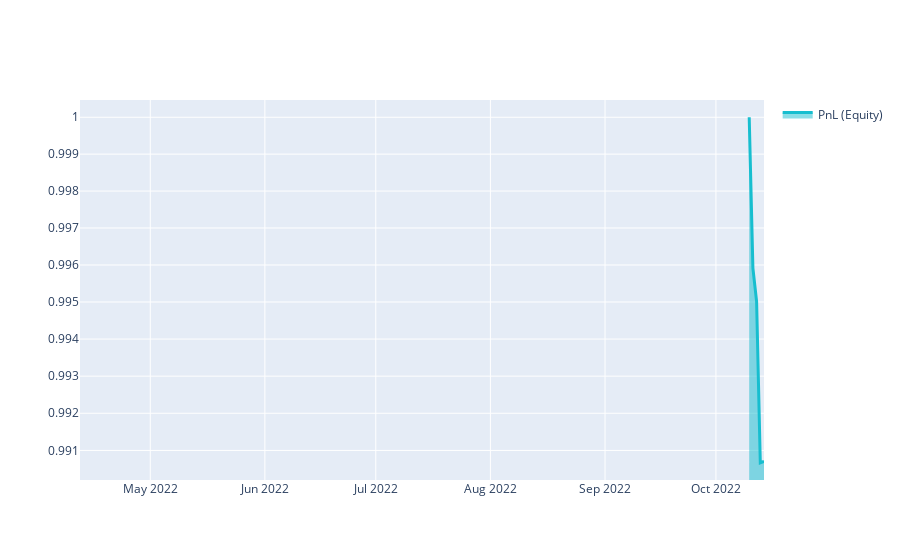

The code cell stored with this chart in its notebook:
### Markdown cell above
# Q18 Quick Start

This template shows you the basic steps for taking part to the **Q18 NASDAQ-100 Stock Long-Short contest**.

### Code cell
import xarray as xr

import qnt.ta as qnta
import qnt.data as qndata
import qnt.output as qnout
import qnt.stats as qns

data = qndata.stocks.load_ndx_data(min_date="2022-04-12")

close     = data.sel(field="close")
is_liquid = data.sel(field="is_liquid")
sma_slow  = qnta.sma(close, 100)
sma_fast  = qnta.sma(close, 50)
weights   = xr.where(sma_slow < sma_fast, 1, -1)
weights   = weights * is_liquid

weights = qnout.clean(weights, data, "stocks_nasdaq100")

# calc stats
stats = qns.calc_stat(data, weights.sel(time=slice("2022-10-10", None)))
display(stats.to_pandas().tail())

# graph
performance = stats.to_pandas()["equity"]
import qnt.graph as qngraph

qngraph.make_plot_filled(performance.index, performance, name="PnL (Equity)", type="log")

### Figure 1 — Plotly figure (JSON) as saved in the notebook; plotly's stock layout.template omitted (floating-point values rounded to 4 significant figures; data arrays with more than 128 entries replaced by an {"elided": "..."} marker saying what was removed)
{"data": [{"fill": "tonexty", "line": {"color": "#17BECF", "width": 3}, "name": "PnL (Equity)", "type": "scatter", "x": {"elided": "129 str values"}, "y": {"elided": "129 float values"}}], "layout": {"showlegend": true, "yaxis": {"range": [-0.004275, 0.0002036], "type": "log"}}}
